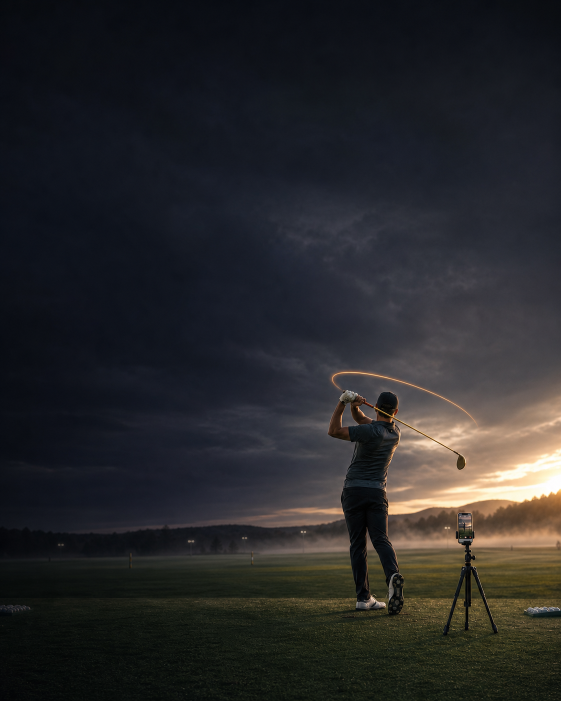
#> input picture store-assets/out/caddieinsight-premium-range-hero-mobile-2e4ee946.png, 1122 x 1402 px (shown at 1/2 size)
$ python phone_hero_crop.py
#> lines starting #> are read from the running program, lines starting #| are printed output that depends on the picture
"""The dusk-range hero, re-cropped for the shape a phone actually has.

    python store-assets/phone_hero_crop.py

The portrait companion shipped as the full 1122 x 1402 frame, and two thirds
of it is empty sky. That is not a framing preference, it is a sizing bug:
`object-fit: cover` in a 390 x 1019 hero is narrower than the image is, so it
crops the WIDTH and shows the FULL height — every row of dead sky is rendered,
and the golfer is squeezed into the 32% of the frame that is left. Measured on
the phone specimen he came out 330 px tall inside a 1019 px hero, with his
right side sliced off by the crop and his legs behind the readout card.

Cropping the sky out of the source is the only lever that moves him. No CSS
can: `object-position`'s Y component is inert whenever cover is cropping the
X axis, which is the case at every phone width the theme supports.

    1122 x 1402  golfer 455 px = 32% of frame  ->  330 px rendered
    1122 x  932  golfer 500 px = 54% of frame  ->  546 px rendered

Same recipe of record as every other photograph on both surfaces
(`plan_card_webp.py`, `prompts/caddieinsight-tour-caddie-v4-photography.md`):
quality=82, method=6. No resampling happens here — a crop is exact — so the
LANCZOS filter those scripts use has nothing to do.

The 1122 px width is kept whole rather than trimmed to the visible window.
Cropping width would not make the golfer any bigger (the rendered scale is
fixed by the hero's height), and it would spend the panning room that
`object-position` needs to keep him framed across phone aspect ratios.

Output is a NEW immutable name. The v1 frame stays on both surfaces and in the
archive: an overwrite would bypass the theme preview and leave no rollback,
which `CLAUDE.md` rules out for anything the store serves.
"""

from __future__ import annotations

import shutil
from pathlib import Path

from PIL import Image

HERE = Path(__file__).parent
OUT = HERE / "out"
THEME = HERE.parent / "storefront-theme" / "assets"
APP = HERE.parent / "swinglab" / "web" / "static"

SOURCE = "caddieinsight-premium-range-hero-mobile-2e4ee946.png"
ARCHIVE = "caddieinsight-premium-range-hero-phone-v2.png"
SHIPPED = "caddieinsight-range-hero-mobile-v2.webp"

# Top edge of the keep. The golfer's club arc peaks at y=735 in the source and
# his feet land at y=1235, so this leaves 265 px of sky above the arc — enough
# for the frame to still read as dusk rather than as a tight sports crop.
SKY_CUT = 470

QUALITY = 82
METHOD = 6


def main() -> int:
    with Image.open(OUT / SOURCE) as source:
#> source is the input picture: PIL image 1122x1402 RGB; mean R, G, B 39.8, 39.8, 41.5
        frame = source.convert("RGB")
        crop = frame.crop((0, SKY_CUT, frame.width, frame.height))
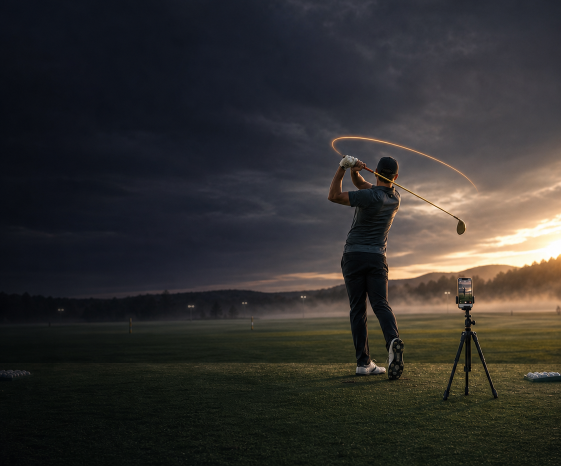
#> crop: PIL image 1122x932 RGB (shown at 1/2 size); mean R, G, B 49.6, 47.9, 46.3

    crop.save(OUT / ARCHIVE, format="PNG", optimize=True)
    crop.save(THEME / SHIPPED, format="WEBP", quality=QUALITY, method=METHOD)
    shutil.copyfile(THEME / SHIPPED, APP / SHIPPED)

#> (the run stopped early here; a loop or call above may not have finished)

$ run again, with store-assets/out/caddieinsight-premium-range-hero-0852e38d.png copied over store-assets/out/caddieinsight-premium-range-hero-mobile-2e4ee946.png
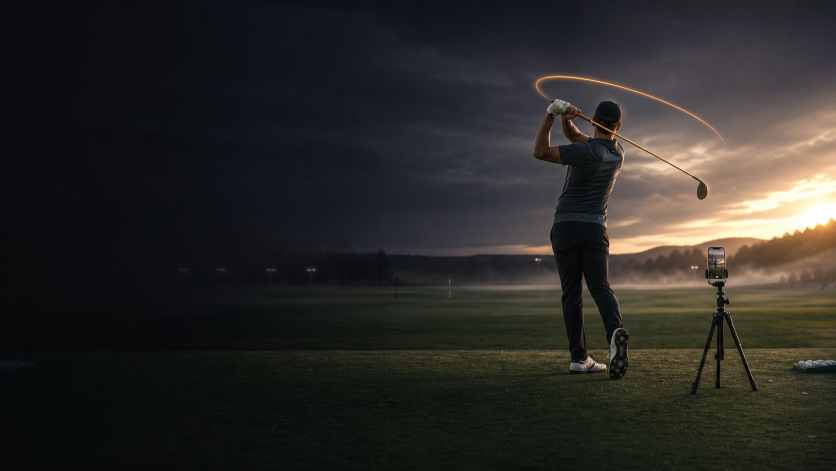
#> input picture store-assets/out/caddieinsight-premium-range-hero-0852e38d.png, 1672 x 941 px (shown at 1/2 size)
#> in main, source is the input picture: PIL image 1672x941 RGB; mean R, G, B 43.8, 42.1, 39.6
#> in main, `crop = frame.crop((0, SKY_CUT, frame.width, frame.height))`:
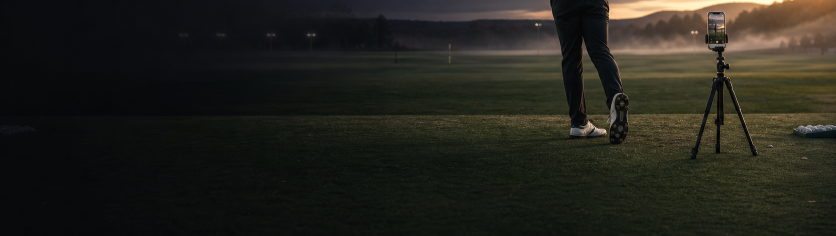
#> crop: PIL image 1672x471 RGB (shown at 1/2 size); mean R, G, B 35.6, 35.2, 28
